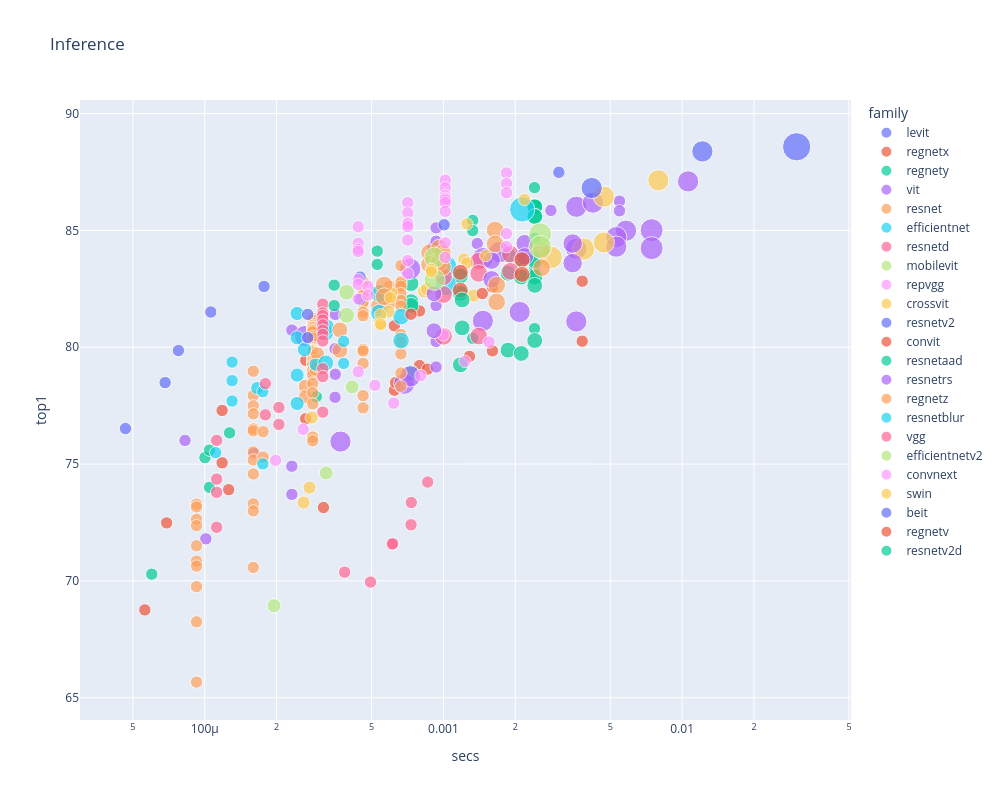

Write notebook code for a chart like this one.
### Code cell
show_all(df, 'Inference', 'infer_img_size')

### Figure 1 — Plotly figure (JSON) as saved in the notebook; plotly's stock layout.template omitted (floating-point values rounded to 4 significant figures)
{"data": [{"customdata": [[224], [224], [224], [224], [224]], "hovertemplate": "<b>%{hovertext}</b><br><br>family=levit<br>secs=%{x}<br>top1=%{y}<br>size=%{marker.size}<br>infer_img_size=%{customdata[0]}<extra></extra>", "hovertext": ["levit_128s.fb_dist_in1k", "levit_128.fb_dist_in1k", "levit_192.fb_dist_in1k", "levit_256.fb_dist_in1k", "levit_384.fb_dist_in1k"], "legendgroup": "levit", "marker": {"color": "#636efa", "size": [50176, 50176, 50176, 50176, 50176], "sizemode": "area", "sizeref": 655.4, "symbol": "circle"}, "mode": "markers", "name": "levit", "orientation": "v", "showlegend": true, "type": "scatter", "x": [4.654e-05, 6.822e-05, 7.756e-05, 0.000106, 0.0001772], "xaxis": "x", "y": [76.52, 78.49, 79.86, 81.51, 82.6], "yaxis": "y"}, {"customdata": [[224], [224], [224], [224], [224], [224], [224], [224], [224], [224], [224], [224], [224], [224], [224], [224], [224], [224]], "hovertemplate": "<b>%{hovertext}</b><br><br>family=regnetx<br>secs=%{x}<br>top1=%{y}<br>size=%{marker.size}<br>infer_img_size=%{customdata[0]}<extra></extra>", "hovertext": ["regnetx_002.pycls_in1k", "regnetx_004.pycls_in1k", "regnetx_008.tv2_in1k", "regnetx_008.pycls_in1k", "regnetx_006.pycls_in1k", "regnetx_016.tv2_in1k", "regnetx_016.pycls_in1k", "regnetx_032.tv2_in1k", "regnetx_032.pycls_in1k", "regnetx_040.pycls_in1k", "regnetx_080.tv2_in1k", "regnetx_080.pycls_in1k", "regnetx_064.pycls_in1k", "regnetx_120.pycls_in1k", "regnetx_160.tv2_in1k", "regnetx_160.pycls_in1k", "regnetx_320.tv2_in1k", "regnetx_320.pycls_in1k"], "legendgroup": "regnetx", "marker": {"color": "#EF553B", "size": [50176, 50176, 50176, 50176, 50176, 50176, 50176, 50176, 50176, 50176, 50176, 50176, 50176, 50176, 50176, 50176, 50176, 50176], "sizemode": "area", "sizeref": 655.4, "symbol": "circle"}, "mode": "markers", "name": "regnetx", "orientation": "v", "showlegend": true, "type": "scatter", "x": [5.611e-05, 6.925e-05, 0.0001182, 0.0001182, 0.000126, 0.0002648, 0.0002648, 0.0006228, 0.0006228, 0.0006304, 0.0007939, 0.0007939, 0.0008572, 0.001285, 0.001604, 0.001604, 0.003813, 0.003813], "xaxis": "x", "y": [68.76, 72.48, 77.29, 75.05, 73.9, 79.44, 76.94, 80.92, 78.16, 78.49, 81.55, 79.21, 79.06, 79.61, 82.57, 79.84, 82.82, 80.26], "yaxis": "y"}, {"customdata": [[224], [224], [224], [224], [224], [224], [224], [288], [288], [288], [288], [288], [288], [288], [224], [224], [224], [288], [288], [288], [288], [288], [288], [224], [224], [224], [224], [224], [288], [288], [288], [288], [288], [288], [288], [288], [288], [288]], "hovertemplate": "<b>%{hovertext}</b><br><br>family=regnety<br>secs=%{x}<br>top1=%{y}<br>size=%{marker.size}<br>infer_img_size=%{customdata[0]}<extra></extra>", "hovertext": ["regnety_002.pycls_in1k", "regnety_006.pycls_in1k", "regnety_004.tv2_in1k", "regnety_004.pycls_in1k", "regnety_008.pycls_in1k", "regnety_016.tv2_in1k", "regnety_016.pycls_in1k", "regnety_032.ra_in1k", "regnety_032.ra_in1k", "regnety_032.tv2_in1k", "regnety_032.pycls_in1k", "regnety_040.ra3_in1k", "regnety_040.ra3_in1k", "regnety_040.pycls_in1k", "regnety_120.sw_in12k_ft_in1k", "regnety_120.sw_in12k_ft_in1k", "regnety_120.pycls_in1k", "regnety_080.ra3_in1k", "regnety_080.ra3_in1k", "regnety_080.pycls_in1k", "regnety_064.ra3_in1k", "regnety_064.ra3_in1k", "regnety_064.pycls_in1k", "regnety_320.swag_ft_in1k", "regnety_320.swag_lc_in1k", "regnety_320.seer_ft_in1k", "regnety_320.tv2_in1k", "regnety_320.pycls_in1k", "regnety_160.sw_in12k_ft_in1k", "regnety_160.swag_ft_in1k", "regnety_160.lion_in12k_ft_in1k", "regnety_160.lion_in12k_ft_in1k", "regnety_160.sw_in12k_ft_in1k", "regnety_160.swag_lc_in1k", "regnety_160.deit_in1k", "regnety_160.deit_in1k", "regnety_160.tv2_in1k", "regnety_160.pycls_in1k"], "legendgroup": "regnety", "marker": {"color": "#00cc96", "size": [50176, 50176, 50176, 50176, 50176, 50176, 50176, 82944, 82944, 82944, 82944, 82944, 82944, 82944, 50176, 50176, 50176, 82944, 82944, 82944, 82944, 82944, 82944, 50176, 50176, 50176, 50176, 50176, 82944, 82944, 82944, 82944, 82944, 82944, 82944, 82944, 82944, 82944], "sizemode": "area", "sizeref": 655.4, "symbol": "circle"}, "mode": "markers", "name": "regnety", "orientation": "v", "showlegend": true, "type": "scatter", "x": [5.998e-05, 0.0001002, 0.0001047, 0.0001047, 0.000127, 0.0002934, 0.0002934, 0.0007311, 0.0007311, 0.0007311, 0.0007311, 0.001177, 0.001177, 0.001177, 0.001326, 0.001326, 0.001326, 0.001864, 0.001864, 0.001864, 0.002119, 0.002119, 0.002119, 0.002408, 0.002408, 0.002408, 0.002408, 0.002408, 0.002413, 0.002413, 0.002413, 0.002413, 0.002413, 0.002413, 0.002413, 0.002413, 0.002413, 0.002413], "xaxis": "x", "y": [70.29, 75.27, 75.59, 74.0, 76.33, 80.67, 77.88, 82.72, 81.95, 81.79, 78.9, 83.05, 82.31, 79.25, 85.43, 84.99, 80.38, 83.94, 83.17, 79.87, 83.72, 83.01, 79.73, 86.83, 84.65, 83.32, 83.17, 80.8, 86.03, 86.02, 86.0, 85.6, 85.6, 83.81, 83.7, 83.0, 82.65, 80.28], "yaxis": "y"}, {"customdata": [[224], [224], [224], [224], [224], [224], [384], [224], [224], [384], [224], [384], [384], [384], [224], [224], [224], [224], [224], [224], [224], [384], [384], [384], [384], [224], [384], [384], [384], [384], [224], [224], [384], [384]], "hovertemplate": "<b>%{hovertext}</b><br><br>family=vit<br>secs=%{x}<br>top1=%{y}<br>size=%{marker.size}<br>infer_img_size=%{customdata[0]}<extra></extra>", "hovertext": ["vit_small_patch32_224.augreg_in21k_ft_in1k", "vit_tiny_r_s16_p8_224.augreg_in21k_ft_in1k", "vit_tiny_patch16_224.augreg_in21k_ft_in1k", "vit_base_patch32_224.augreg_in21k_ft_in1k", "vit_base_patch32_224.augreg_in1k", "vit_base_patch32_224.sam_in1k", "vit_small_patch32_384.augreg_in21k_ft_in1k", "vit_small_patch16_224.augreg_in21k_ft_in1k", "vit_small_patch16_224.augreg_in1k", "vit_tiny_r_s16_p8_384.augreg_in21k_ft_in1k", "vit_small_r26_s32_224.augreg_in21k_ft_in1k", "vit_tiny_patch16_384.augreg_in21k_ft_in1k", "vit_base_patch32_384.augreg_in21k_ft_in1k", "vit_base_patch32_384.augreg_in1k", "vit_base_patch16_224_miil.in21k_ft_in1k", "vit_base_patch16_224.augreg2_in21k_ft_in1k", "vit_base_patch16_224.augreg_in21k_ft_in1k", "vit_base_patch16_224.orig_in21k_ft_in1k", "vit_base_patch16_224.sam_in1k", "vit_base_patch16_224.augreg_in1k", "vit_large_r50_s32_224.augreg_in21k_ft_in1k", "vit_small_patch16_384.augreg_in21k_ft_in1k", "vit_small_patch16_384.augreg_in1k", "vit_small_r26_s32_384.augreg_in21k_ft_in1k", "vit_large_patch32_384.orig_in21k_ft_in1k", "vit_large_patch16_224.augreg_in21k_ft_in1k", "vit_base_patch16_384.augreg_in21k_ft_in1k", "vit_base_patch16_384.orig_in21k_ft_in1k", "vit_base_patch16_384.augreg_in1k", "vit_large_r50_s32_384.augreg_in21k_ft_in1k", "vit_base_patch8_224.augreg2_in21k_ft_in1k", "vit_base_patch8_224.augreg_in21k_ft_in1k", "vit_base_r50_s16_384.orig_in21k_ft_in1k", "vit_large_patch16_384.augreg_in21k_ft_in1k"], "legendgroup": "vit", "marker": {"color": "#ab63fa", "size": [50176, 50176, 50176, 50176, 50176, 50176, 147456, 50176, 50176, 147456, 50176, 147456, 147456, 147456, 50176, 50176, 50176, 50176, 50176, 50176, 50176, 147456, 147456, 147456, 147456, 50176, 147456, 147456, 147456, 147456, 50176, 50176, 147456, 147456], "sizemode": "area", "sizeref": 655.4, "symbol": "circle"}, "mode": "markers", "name": "vit", "orientation": "v", "showlegend": true, "type": "scatter", "x": [8.265e-05, 0.0001011, 0.0001607, 0.0002317, 0.0002317, 0.0002317, 0.000263, 0.0003523, 0.0003523, 0.0003703, 0.0005623, 0.0006846, 0.0007258, 0.0007258, 0.0009018, 0.0009316, 0.0009316, 0.0009316, 0.0009316, 0.0009316, 0.001386, 0.001463, 0.001463, 0.001715, 0.002086, 0.00282, 0.003603, 0.003603, 0.003603, 0.004232, 0.005465, 0.005465, 0.005822, 0.01059], "xaxis": "x", "y": [76.01, 71.8, 75.45, 80.73, 74.91, 73.7, 80.48, 81.4, 78.84, 75.96, 81.86, 78.44, 83.36, 78.75, 84.28, 85.11, 84.53, 81.78, 80.25, 79.15, 84.43, 83.81, 81.13, 84.07, 81.51, 85.86, 86.01, 84.21, 81.1, 86.19, 86.25, 85.84, 84.99, 87.1], "yaxis": "y"}, {"customdata": [[224], [224], [224], [224], [224], [224], [224], [224], [224], [224], [224], [224], [224], [224], [224], [224], [224], [224], [224], [224], [224], [224], [224], [224], [256], [256], [224], [224], [224], [224], [224], [224], [224], [224], [224], [224], [224], [224], [224], [224], [224], [224], [224], [224], [224], [224], [224], [224], [224], [224], [224], [224], [224], [224], [224], [224], [224], [256], [256], [256], [256], [224], [224], [224], [224], [224], [224], [224], [224], [224], [224], [224], [224], [288], [288], [288], [288], [224], [224], [224], [224], [224], [224], [224], [224], [224], [224], [224], [224]], "hovertemplate": "<b>%{hovertext}</b><br><br>family=resnet<br>secs=%{x}<br>top1=%{y}<br>size=%{marker.size}<br>infer_img_size=%{customdata[0]}<extra></extra>", "hovertext": ["resnet18.fb_swsl_ig1b_ft_in1k", "resnet18.a1_in1k", "resnet18.fb_ssl_yfcc100m_ft_in1k", "resnet18.a2_in1k", "resnet18.a1_in1k", "resnet18.gluon_in1k", "resnet18.a2_in1k", "resnet18.tv_in1k", "resnet18.a3_in1k", "resnet18.a3_in1k", "resnet34.ra4_e3600_r224_in1k", "resnet34.a1_in1k", "resnet34.ra4_e3600_r224_in1k", "resnet34.a2_in1k", "resnet34.bt_in1k", "resnet34.a1_in1k", "resnet34.a2_in1k", "resnet34.bt_in1k", "resnet34.gluon_in1k", "resnet34.tv_in1k", "resnet34.a3_in1k", "resnet34.a3_in1k", "resnet26.bt_in1k", "resnet26.bt_in1k", "resnet26t.ra2_in1k", "resnet26t.ra2_in1k", "resnet50.a1_in1k", "resnet50.fb_swsl_ig1b_ft_in1k", "resnet50.d_in1k", "resnet50.c1_in1k", "resnet50.c2_in1k", "resnet50.tv2_in1k", "resnet50.a2_in1k", "resnet50.b1k_in1k", "resnet50.a1h_in1k", "resnet50.b2k_in1k", "resnet50.a1_in1k", "resnet50.ram_in1k", "resnet50.d_in1k", "resnet50.c2_in1k", "resnet50.ra_in1k", "resnet50.a2_in1k", "resnet50.c1_in1k", "resnet50.bt_in1k", "resnet50.b1k_in1k", "resnet50.tv2_in1k", "resnet50.b2k_in1k", "resnet50.a1h_in1k", "resnet50.fb_ssl_yfcc100m_ft_in1k", "resnet50.ram_in1k", "resnet50.am_in1k", "resnet50.ra_in1k", "resnet50.bt_in1k", "resnet50.a3_in1k", "resnet50.gluon_in1k", "resnet50.tv_in1k", "resnet50.a3_in1k", "resnet32ts.ra2_in1k", "resnet32ts.ra2_in1k", "resnet33ts.ra2_in1k", "resnet33ts.ra2_in1k", "resnet101.a1h_in1k", "resnet101.a1_in1k", "resnet101.a2_in1k", "resnet101.a1h_in1k", "resnet101.tv2_in1k", "resnet101.a1_in1k", "resnet101.a2_in1k", "resnet101.tv2_in1k", "resnet101.a3_in1k", "resnet101.gluon_in1k", "resnet101.a3_in1k", "resnet101.tv_in1k", "resnet51q.ra2_in1k", "resnet51q.ra2_in1k", "resnet61q.ra2_in1k", "resnet61q.ra2_in1k", "resnet152.a1h_in1k", "resnet152.a1h_in1k", "resnet152.a1_in1k", "resnet152.a2_in1k", "resnet152.tv2_in1k", "resnet152.a1_in1k", "resnet152.a2_in1k", "resnet152.a3_in1k", "resnet152.tv2_in1k", "resnet152.gluon_in1k", "resnet152.a3_in1k", "resnet152.tv_in1k"], "legendgroup": "resnet", "marker": {"color": "#FFA15A", "size": [50176, 50176, 50176, 50176, 50176, 50176, 50176, 50176, 50176, 50176, 50176, 50176, 50176, 50176, 50176, 50176, 50176, 50176, 50176, 50176, 50176, 50176, 50176, 50176, 65536, 65536, 50176, 50176, 50176, 50176, 50176, 50176, 50176, 50176, 50176, 50176, 50176, 50176, 50176, 50176, 50176, 50176, 50176, 50176, 50176, 50176, 50176, 50176, 50176, 50176, 50176, 50176, 50176, 50176, 50176, 50176, 50176, 65536, 65536, 65536, 65536, 50176, 50176, 50176, 50176, 50176, 50176, 50176, 50176, 50176, 50176, 50176, 50176, 82944, 82944, 82944, 82944, 50176, 50176, 50176, 50176, 50176, 50176, 50176, 50176, 50176, 50176, 50176, 50176], "sizemode": "area", "sizeref": 655.4, "symbol": "circle"}, "mode": "markers", "name": "resnet", "orientation": "v", "showlegend": true, "type": "scatter", "x": [9.237e-05, 9.237e-05, 9.237e-05, 9.237e-05, 9.237e-05, 9.237e-05, 9.237e-05, 9.237e-05, 9.237e-05, 9.237e-05, 0.0001597, 0.0001597, 0.0001597, 0.0001597, 0.0001597, 0.0001597, 0.0001597, 0.0001597, 0.0001597, 0.0001597, 0.0001597, 0.0001597, 0.0001756, 0.0001756, 0.0002639, 0.0002639, 0.0002834, 0.0002834, 0.0002834, 0.0002834, 0.0002834, 0.0002834, 0.0002834, 0.0002834, 0.0002834, 0.0002834, 0.0002834, 0.0002834, 0.0002834, 0.0002834, 0.0002834, 0.0002834, 0.0002834, 0.0002834, 0.0002834, 0.0002834, 0.0002834, 0.0002834, 0.0002834, 0.0002834, 0.0002834, 0.0002834, 0.0002834, 0.0002834, 0.0002834, 0.0002834, 0.0002834, 0.0002929, 0.0002929, 0.0002967, 0.0002967, 0.0004606, 0.0004606, 0.0004606, 0.0004606, 0.0004606, 0.0004606, 0.0004606, 0.0004606, 0.0004606, 0.0004606, 0.0004606, 0.0004606, 0.0005349, 0.0005349, 0.000596, 0.000596, 0.0006634, 0.0006634, 0.0006634, 0.0006634, 0.0006634, 0.0006634, 0.0006634, 0.0006634, 0.0006634, 0.0006634, 0.0006634, 0.0006634], "xaxis": "x", "y": [73.29, 73.16, 72.64, 72.36, 71.5, 70.84, 70.63, 69.75, 68.25, 65.67, 78.97, 77.93, 77.49, 77.15, 76.51, 76.42, 75.52, 75.18, 74.57, 73.3, 73.0, 70.58, 76.38, 75.3, 78.33, 77.88, 81.24, 81.15, 81.01, 80.93, 80.86, 80.85, 80.77, 80.71, 80.65, 80.47, 80.38, 79.98, 79.9, 79.87, 79.86, 79.83, 79.77, 79.65, 79.56, 79.43, 79.39, 79.26, 79.25, 79.03, 79.0, 78.82, 78.44, 78.05, 77.58, 76.16, 75.99, 79.39, 79.05, 79.71, 79.22, 82.8, 82.33, 82.22, 81.95, 81.91, 81.49, 81.34, 79.91, 79.84, 79.31, 77.93, 77.4, 82.36, 81.77, 82.53, 81.97, 83.49, 82.82, 82.74, 82.61, 82.29, 82.0, 81.76, 80.55, 80.22, 79.71, 78.9, 78.33], "yaxis": "y"}, {"customdata": [[224], [224], [224], [224], [240], [224], [224], [256], [256], [256], [256], [260], [240], [288], [288], [300], [320], [320], [300], [300], [384], [384], [456]], "hovertemplate": "<b>%{hovertext}</b><br><br>family=efficientnet<br>secs=%{x}<br>top1=%{y}<br>size=%{marker.size}<br>infer_img_size=%{customdata[0]}<extra></extra>", "hovertext": ["efficientnet_lite0.ra_in1k", "efficientnet_b0.ra4_e3600_r224_in1k", "efficientnet_b0.ra4_e3600_r224_in1k", "efficientnet_b0.ra_in1k", "efficientnet_b1_pruned.in1k", "efficientnet_es.ra_in1k", "efficientnet_es_pruned.in1k", "efficientnet_b1.ra4_e3600_r240_in1k", "efficientnet_b1.ra4_e3600_r240_in1k", "efficientnet_b1.ft_in1k", "efficientnet_b1.ft_in1k", "efficientnet_b2_pruned.in1k", "efficientnet_em.ra2_in1k", "efficientnet_b2.ra_in1k", "efficientnet_b2.ra_in1k", "efficientnet_b3_pruned.in1k", "efficientnet_b3.ra2_in1k", "efficientnet_b3.ra2_in1k", "efficientnet_el.ra_in1k", "efficientnet_el_pruned.in1k", "efficientnet_b4.ra2_in1k", "efficientnet_b4.ra2_in1k", "efficientnet_b5.sw_in12k_ft_in1k"], "legendgroup": "efficientnet", "marker": {"color": "#19d3f3", "size": [50176, 50176, 50176, 50176, 57600, 50176, 50176, 65536, 65536, 65536, 65536, 67600, 57600, 82944, 82944, 90000, 102400, 102400, 90000, 90000, 147456, 147456, 207936], "sizemode": "area", "sizeref": 655.4, "symbol": "circle"}, "mode": "markers", "name": "efficientnet", "orientation": "v", "showlegend": true, "type": "scatter", "x": [0.0001111, 0.0001302, 0.0001302, 0.0001302, 0.000166, 0.0001751, 0.0001751, 0.0002438, 0.0002438, 0.0002438, 0.0002438, 0.0002617, 0.0002912, 0.0003212, 0.0003212, 0.0003228, 0.0005396, 0.0005396, 0.0006642, 0.0006644, 0.001026, 0.001026, 0.002138], "xaxis": "x", "y": [75.49, 79.36, 78.57, 77.7, 78.25, 78.1, 75.01, 81.44, 80.4, 78.81, 77.59, 79.9, 79.26, 80.61, 79.32, 80.86, 82.3, 81.47, 81.31, 80.28, 83.47, 82.66, 85.89], "yaxis": "y"}, {"customdata": [[224], [224], [224], [224], [224], [224], [224], [224], [224], [224], [224], [224], [224], [224], [224], [224], [224], [224], [224], [320], [320], [320], [320], [320], [320], [320], [320]], "hovertemplate": "<b>%{hovertext}</b><br><br>family=resnetd<br>secs=%{x}<br>top1=%{y}<br>size=%{marker.size}<br>infer_img_size=%{customdata[0]}<extra></extra>", "hovertext": ["resnet18d.ra4_e3600_r224_in1k", "resnet18d.ra4_e3600_r224_in1k", "resnet18d.ra2_in1k", "resnet18d.ra2_in1k", "resnet34d.ra2_in1k", "resnet34d.ra2_in1k", "resnet26d.bt_in1k", "resnet26d.bt_in1k", "resnet50d.ra4_e3600_r224_in1k", "resnet50d.a1_in1k", "resnet50d.ra2_in1k", "resnet50d.a2_in1k", "resnet50d.ra4_e3600_r224_in1k", "resnet50d.a1_in1k", "resnet50d.ra2_in1k", "resnet50d.a2_in1k", "resnet50d.gluon_in1k", "resnet50d.a3_in1k", "resnet50d.a3_in1k", "resnet101d.ra2_in1k", "resnet101d.ra2_in1k", "resnet101d.gluon_in1k", "resnet152d.ra2_in1k", "resnet152d.ra2_in1k", "resnet152d.gluon_in1k", "resnet200d.ra2_in1k", "resnet200d.ra2_in1k"], "legendgroup": "resnetd", "marker": {"color": "#FF6692", "size": [50176, 50176, 50176, 50176, 50176, 50176, 50176, 50176, 50176, 50176, 50176, 50176, 50176, 50176, 50176, 50176, 50176, 50176, 50176, 102400, 102400, 102400, 102400, 102400, 102400, 102400, 102400], "sizemode": "area", "sizeref": 655.4, "symbol": "circle"}, "mode": "markers", "name": "resnetd", "orientation": "v", "showlegend": true, "type": "scatter", "x": [0.0001122, 0.0001122, 0.0001122, 0.0001122, 0.0001795, 0.0001795, 0.0002045, 0.0002045, 0.0003124, 0.0003124, 0.0003124, 0.0003124, 0.0003124, 0.0003124, 0.0003124, 0.0003124, 0.0003124, 0.0003124, 0.0003124, 0.001001, 0.001001, 0.001001, 0.001405, 0.001405, 0.001405, 0.001907, 0.001907], "xaxis": "x", "y": [76.01, 74.36, 73.79, 72.3, 78.44, 77.11, 77.42, 76.7, 81.84, 81.47, 81.35, 81.16, 80.96, 80.73, 80.55, 80.27, 79.08, 78.74, 77.22, 83.02, 82.25, 80.47, 83.68, 83.16, 80.48, 83.98, 83.25], "yaxis": "y"}, {"customdata": [[256], [256], [256]], "hovertemplate": "<b>%{hovertext}</b><br><br>family=mobilevit<br>secs=%{x}<br>top1=%{y}<br>size=%{marker.size}<br>infer_img_size=%{customdata[0]}<extra></extra>", "hovertext": ["mobilevit_xxs.cvnets_in1k", "mobilevit_xs.cvnets_in1k", "mobilevit_s.cvnets_in1k"], "legendgroup": "mobilevit", "marker": {"color": "#B6E880", "size": [65536, 65536, 65536], "sizemode": "area", "sizeref": 655.4, "symbol": "circle"}, "mode": "markers", "name": "mobilevit", "orientation": "v", "showlegend": true, "type": "scatter", "x": [0.0001951, 0.0003228, 0.0004141], "xaxis": "x", "y": [68.94, 74.62, 78.3], "yaxis": "y"}, {"customdata": [[224], [224], [224], [224], [224], [224], [224], [224]], "hovertemplate": "<b>%{hovertext}</b><br><br>family=repvgg<br>secs=%{x}<br>top1=%{y}<br>size=%{marker.size}<br>infer_img_size=%{customdata[0]}<extra></extra>", "hovertext": ["repvgg_b0.rvgg_in1k", "repvgg_a2.rvgg_in1k", "repvgg_b1.rvgg_in1k", "repvgg_b1g4.rvgg_in1k", "repvgg_b2.rvgg_in1k", "repvgg_b3.rvgg_in1k", "repvgg_b2g4.rvgg_in1k", "repvgg_b3g4.rvgg_in1k"], "legendgroup": "repvgg", "marker": {"color": "#FF97FF", "size": [50176, 50176, 50176, 50176, 50176, 50176, 50176, 50176], "sizemode": "area", "sizeref": 655.4, "symbol": "circle"}, "mode": "markers", "name": "repvgg", "orientation": "v", "showlegend": true, "type": "scatter", "x": [0.0001981, 0.0002585, 0.0005165, 0.0006193, 0.000804, 0.0009982, 0.00123, 0.001553], "xaxis": "x", "y": [75.16, 76.49, 78.37, 77.61, 78.79, 80.53, 79.4, 80.22], "yaxis": "y"}, {"customdata": [[240], [240], [240], [240], [240], [240], [240], [240], [240], [408], [408]], "hovertemplate": "<b>%{hovertext}</b><br><br>family=crossvit<br>secs=%{x}<br>top1=%{y}<br>size=%{marker.size}<br>infer_img_size=%{customdata[0]}<extra></extra>", "hovertext": ["crossvit_tiny_240.in1k", "crossvit_9_240.in1k", "crossvit_9_dagger_240.in1k", "crossvit_small_240.in1k", "crossvit_15_240.in1k", "crossvit_15_dagger_240.in1k", "crossvit_18_240.in1k", "crossvit_18_dagger_240.in1k", "crossvit_base_240.in1k", "crossvit_15_dagger_408.in1k", "crossvit_18_dagger_408.in1k"], "legendgroup": "crossvit", "marker": {"color": "#FECB52", "size": [57600, 57600, 57600, 57600, 57600, 57600, 57600, 57600, 57600, 166464, 166464], "sizemode": "area", "sizeref": 655.4, "symbol": "circle"}, "mode": "markers", "name": "crossvit", "orientation": "v", "showlegend": true, "type": "scatter", "x": [0.0002594, 0.0002747, 0.0002807, 0.0005423, 0.0005881, 0.0006054, 0.0008295, 0.0008531, 0.001338, 0.002824, 0.003859], "xaxis": "x", "y": [73.35, 73.99, 76.99, 81.04, 81.52, 82.3, 82.39, 82.49, 82.21, 83.84, 84.2], "yaxis": "y"}, {"customdata": [[224], [224], [224], [224]], "hovertemplate": "<b>%{hovertext}</b><br><br>family=resnetv2<br>secs=%{x}<br>top1=%{y}<br>size=%{marker.size}<br>infer_img_size=%{customdata[0]}<extra></extra>", "hovertext": ["resnetv2_50.a1h_in1k", "resnetv2_50.a1h_in1k", "resnetv2_101.a1h_in1k", "resnetv2_101.a1h_in1k"], "legendgroup": "resnetv2", "marker": {"color": "#636efa", "size": [50176, 50176, 50176, 50176], "sizemode": "area", "sizeref": 655.4, "symbol": "circle"}, "mode": "markers", "name": "resnetv2", "orientation": "v", "showlegend": true, "type": "scatter", "x": [0.00027, 0.00027, 0.0004473, 0.0004473], "xaxis": "x", "y": [81.41, 80.41, 83.0, 82.04], "yaxis": "y"}, {"customdata": [[224], [224], [224]], "hovertemplate": "<b>%{hovertext}</b><br><br>family=convit<br>secs=%{x}<br>top1=%{y}<br>size=%{marker.size}<br>infer_img_size=%{customdata[0]}<extra></extra>", "hovertext": ["convit_tiny.fb_in1k", "convit_small.fb_in1k", "convit_base.fb_in1k"], "legendgroup": "convit", "marker": {"color": "#EF553B", "size": [50176, 50176, 50176], "sizemode": "area", "sizeref": 655.4, "symbol": "circle"}, "mode": "markers", "name": "convit", "orientation": "v", "showlegend": true, "type": "scatter", "x": [0.0003143, 0.0007307, 0.001454], "xaxis": "x", "y": [73.14, 81.41, 82.3], "yaxis": "y"}, {"customdata": [[224], [224], [224], [224]], "hovertemplate": "<b>%{hovertext}</b><br><br>family=resnetaad<br>secs=%{x}<br>top1=%{y}<br>size=%{marker.size}<br>infer_img_size=%{customdata[0]}<extra></extra>", "hovertext": ["resnetaa50d.sw_in12k_ft_in1k", "resnetaa50d.sw_in12k_ft_in1k", "resnetaa101d.sw_in12k_ft_in1k", "resnetaa101d.sw_in12k_ft_in1k"], "legendgroup": "resnetaad", "marker": {"color": "#00cc96", "size": [50176, 50176, 50176, 50176], "sizemode": "area", "sizeref": 655.4, "symbol": "circle"}, "mode": "markers", "name": "resnetaad", "orientation": "v", "showlegend": true, "type": "scatter", "x": [0.0003485, 0.0003485, 0.0005281, 0.0005281], "xaxis": "x", "y": [82.66, 81.78, 84.11, 83.54], "yaxis": "y"}, {"customdata": [[224], [224], [288], [288], [320], [320], [320], [320], [352], [352], [384], [384], [416], [416]], "hovertemplate": "<b>%{hovertext}</b><br><br>family=resnetrs<br>secs=%{x}<br>top1=%{y}<br>size=%{marker.size}<br>infer_img_size=%{customdata[0]}<extra></extra>", "hovertext": ["resnetrs50.tf_in1k", "resnetrs50.tf_in1k", "resnetrs101.tf_in1k", "resnetrs101.tf_in1k", "resnetrs152.tf_in1k", "resnetrs152.tf_in1k", "resnetrs200.tf_in1k", "resnetrs200.tf_in1k", "resnetrs270.tf_in1k", "resnetrs270.tf_in1k", "resnetrs350.tf_in1k", "resnetrs350.tf_in1k", "resnetrs420.tf_in1k", "resnetrs420.tf_in1k"], "legendgroup": "resnetrs", "marker": {"color": "#ab63fa", "size": [50176, 50176, 82944, 82944, 102400, 102400, 102400, 102400, 123904, 123904, 147456, 147456, 173056, 173056], "sizemode": "area", "sizeref": 655.4, "symbol": "circle"}, "mode": "markers", "name": "resnetrs", "orientation": "v", "showlegend": true, "type": "scatter", "x": [0.0003516, 0.0003516, 0.0009126, 0.0009126, 0.001592, 0.001592, 0.002192, 0.002192, 0.003478, 0.003478, 0.005297, 0.005297, 0.00745, 0.00745], "xaxis": "x", "y": [79.93, 77.86, 82.29, 80.71, 83.71, 82.9, 84.45, 83.88, 84.44, 83.6, 84.71, 84.3, 85.01, 84.24], "yaxis": "y"}, {"customdata": [[288], [288], [320], [320], [320], [320], [320], [320], [320], [320], [320], [320], [320], [320], [320], [320]], "hovertemplate": "<b>%{hovertext}</b><br><br>family=regnetz<br>secs=%{x}<br>top1=%{y}<br>size=%{marker.size}<br>infer_img_size=%{customdata[0]}<extra></extra>", "hovertext": ["regnetz_b16.ra3_in1k", "regnetz_b16.ra3_in1k", "regnetz_c16.ra3_in1k", "regnetz_c16.ra3_in1k", "regnetz_d8.ra3_in1k", "regnetz_d8.ra3_in1k", "regnetz_040.ra3_in1k", "regnetz_040.ra3_in1k", "regnetz_d32.ra3_in1k", "regnetz_d32.ra3_in1k", "regnetz_e8.ra3_in1k", "regnetz_e8.ra3_in1k", "regnetz_c16_evos.ch_in1k", "regnetz_c16_evos.ch_in1k", "regnetz_d8_evos.ch_in1k", "regnetz_d8_evos.ch_in1k"], "legendgroup": "regnetz", "marker": {"color": "#FFA15A", "size": [82944, 82944, 102400, 102400, 102400, 102400, 102400, 102400, 102400, 102400, 102400, 102400, 102400, 102400, 102400, 102400], "sizemode": "area", "sizeref": 655.4, "symbol": "circle"}, "mode": "markers", "name": "regnetz", "orientation": "v", "showlegend": true, "type": "scatter", "x": [0.0003682, 0.0003682, 0.0005641, 0.0005641, 0.0008749, 0.0008749, 0.0009619, 0.0009619, 0.0009902, 0.0009902, 0.001646, 0.001646, 0.001671, 0.001671, 0.00258, 0.00258], "xaxis": "x", "y": [80.74, 79.86, 82.66, 82.16, 84.04, 83.55, 84.24, 83.64, 84.03, 83.43, 85.02, 84.42, 82.66, 81.94, 84.14, 83.4], "yaxis": "y"}, {"customdata": [[224], [224]], "hovertemplate": "<b>%{hovertext}</b><br><br>family=resnetblur<br>secs=%{x}<br>top1=%{y}<br>size=%{marker.size}<br>infer_img_size=%{customdata[0]}<extra></extra>", "hovertext": ["resnetblur50.bt_in1k", "resnetblur50.bt_in1k"], "legendgroup": "resnetblur", "marker": {"color": "#19d3f3", "size": [50176, 50176], "sizemode": "area", "sizeref": 655.4, "symbol": "circle"}, "mode": "markers", "name": "resnetblur", "orientation": "v", "showlegend": true, "type": "scatter", "x": [0.0003818, 0.0003818], "xaxis": "x", "y": [80.25, 79.31], "yaxis": "y"}, {"customdata": [[224], [224], [224], [224], [224], [224], [224]], "hovertemplate": "<b>%{hovertext}</b><br><br>family=vgg<br>secs=%{x}<br>top1=%{y}<br>size=%{marker.size}<br>infer_img_size=%{customdata[0]}<extra></extra>", "hovertext": ["vgg11_bn.tv_in1k", "vgg13.tv_in1k", "vgg13_bn.tv_in1k", "vgg16.tv_in1k", "vgg19.tv_in1k", "vgg16_bn.tv_in1k", "vgg19_bn.tv_in1k"], "legendgroup": "vgg", "marker": {"color": "#FF6692", "size": [50176, 50176, 50176, 50176, 50176, 50176, 50176], "sizemode": "area", "sizeref": 655.4, "symbol": "circle"}, "mode": "markers", "name": "vgg", "orientation": "v", "showlegend": true, "type": "scatter", "x": [0.0003856, 0.0004951, 0.000609, 0.0006127, 0.0007314, 0.0007335, 0.0008591], "xaxis": "x", "y": [70.37, 69.95, 71.56, 71.59, 72.4, 73.35, 74.23], "yaxis": "y"}, {"customdata": [[288], [288], [384], [384], [416], [416]], "hovertemplate": "<b>%{hovertext}</b><br><br>family=efficientnetv2<br>secs=%{x}<br>top1=%{y}<br>size=%{marker.size}<br>infer_img_size=%{customdata[0]}<extra></extra>", "hovertext": ["efficientnetv2_rw_t.ra2_in1k", "efficientnetv2_rw_t.ra2_in1k", "efficientnetv2_rw_s.ra2_in1k", "efficientnetv2_rw_s.ra2_in1k", "efficientnetv2_rw_m.agc_in1k", "efficientnetv2_rw_m.agc_in1k"], "legendgroup": "efficientnetv2", "marker": {"color": "#B6E880", "size": [82944, 82944, 147456, 147456, 173056, 173056], "sizemode": "area", "sizeref": 655.4, "symbol": "circle"}, "mode": "markers", "name": "efficientnetv2", "orientation": "v", "showlegend": true, "type": "scatter", "x": [0.0003929, 0.0003929, 0.0009177, 0.0009177, 0.002543, 0.002543], "xaxis": "x", "y": [82.35, 81.37, 83.83, 82.89, 84.83, 84.3], "yaxis": "y"}, {"customdata": [[224], [224], [224], [224], [224], [224], [224], [224], [224], [224], [224], [224], [224], [224], [224], [224], [224], [224], [224], [224], [224], [224], [224], [224], [224], [224], [224], [224], [224], [224], [224], [224]], "hovertemplate": "<b>%{hovertext}</b><br><br>family=convnext<br>secs=%{x}<br>top1=%{y}<br>size=%{marker.size}<br>infer_img_size=%{customdata[0]}<extra></extra>", "hovertext": ["convnext_tiny.in12k_ft_in1k_384", "convnext_tiny.in12k_ft_in1k", "convnext_tiny.in12k_ft_in1k", "convnext_tiny.fb_in22k_ft_in1k_384", "convnext_tiny.fb_in22k_ft_in1k", "convnext_tiny.fb_in1k", "convnext_tiny.fb_in1k", "convnext_tiny.fb_in22k_ft_in1k", "convnext_tiny_hnf.a2h_in1k", "convnext_tiny_hnf.a2h_in1k", "convnext_small.in12k_ft_in1k_384", "convnext_small.fb_in22k_ft_in1k_384", "convnext_small.in12k_ft_in1k", "convnext_small.fb_in22k_ft_in1k", "convnext_small.in12k_ft_in1k", "convnext_small.fb_in22k_ft_in1k", "convnext_small.fb_in1k", "convnext_small.fb_in1k", "convnext_base.clip_laion2b_augreg_ft_in12k_in1k_384", "convnext_base.fb_in22k_ft_in1k_384", "convnext_base.clip_laiona_augreg_ft_in1k_384", "convnext_base.clip_laion2b_augreg_ft_in12k_in1k", "convnext_base.fb_in22k_ft_in1k", "convnext_base.clip_laion2b_augreg_ft_in1k", "convnext_base.fb_in22k_ft_in1k", "convnext_base.fb_in1k", "convnext_base.fb_in1k", "convnext_large.fb_in22k_ft_in1k_384", "convnext_large.fb_in22k_ft_in1k", "convnext_large.fb_in22k_ft_in1k", "convnext_large.fb_in1k", "convnext_large.fb_in1k"], "legendgroup": "convnext", "marker": {"color": "#FF97FF", "size": [50176, 50176, 50176, 50176, 50176, 50176, 50176, 50176, 50176, 50176, 50176, 50176, 50176, 50176, 50176, 50176, 50176, 50176, 50176, 50176, 50176, 50176, 50176, 50176, 50176, 50176, 50176, 50176, 50176, 50176, 50176, 50176], "sizemode": "area", "sizeref": 655.4, "symbol": "circle"}, "mode": "markers", "name": "convnext", "orientation": "v", "showlegend": true, "type": "scatter", "x": [0.0004395, 0.0004395, 0.0004395, 0.0004395, 0.0004395, 0.0004395, 0.0004395, 0.0004395, 0.0004823, 0.0004823, 0.0007089, 0.0007089, 0.0007089, 0.0007089, 0.0007089, 0.0007089, 0.0007089, 0.0007089, 0.001017, 0.001017, 0.001017, 0.001017, 0.001017, 0.001017, 0.001017, 0.001017, 0.001017, 0.001837, 0.001837, 0.001837, 0.001837, 0.001837], "xaxis": "x", "y": [85.15, 84.45, 84.19, 84.1, 82.9, 82.69, 82.07, 78.95, 82.61, 82.23, 86.19, 85.75, 85.32, 85.28, 85.16, 84.58, 83.7, 83.14, 87.14, 86.83, 86.49, 86.38, 86.3, 86.18, 85.81, 84.47, 83.84, 87.46, 87.01, 86.61, 84.86, 84.3], "yaxis": "y"}, {"customdata": [[224], [224], [224], [224], [224], [224], [224], [224], [224], [224], [384], [384], [384]], "hovertemplate": "<b>%{hovertext}</b><br><br>family=swin<br>secs=%{x}<br>top1=%{y}<br>size=%{marker.size}<br>infer_img_size=%{customdata[0]}<extra></extra>", "hovertext": ["swin_tiny_patch4_window7_224.ms_in1k", "swin_tiny_patch4_window7_224.ms_in22k_ft_in1k", "swin_s3_tiny_224.ms_in1k", "swin_small_patch4_window7_224.ms_in22k_ft_in1k", "swin_small_patch4_window7_224.ms_in1k", "swin_s3_small_224.ms_in1k", "swin_base_patch4_window7_224.ms_in22k_ft_in1k", "swin_base_patch4_window7_224.ms_in1k", "swin_s3_base_224.ms_in1k", "swin_large_patch4_window7_224.ms_in22k_ft_in1k", "swin_base_patch4_window12_384.ms_in22k_ft_in1k", "swin_base_patch4_window12_384.ms_in1k", "swin_large_patch4_window12_384.ms_in22k_ft_in1k"], "legendgroup": "swin", "marker": {"color": "#FECB52", "size": [50176, 50176, 50176, 50176, 50176, 50176, 50176, 50176, 50176, 50176, 147456, 147456, 147456], "sizemode": "area", "sizeref": 655.4, "symbol": "circle"}, "mode": "markers", "name": "swin", "orientation": "v", "showlegend": true, "type": "scatter", "x": [0.000546, 0.000546, 0.0005993, 0.0008899, 0.0008899, 0.001218, 0.001254, 0.001254, 0.001503, 0.002185, 0.0047, 0.0047, 0.00795], "xaxis": "x", "y": [81.39, 80.97, 82.13, 83.33, 83.23, 83.78, 85.28, 83.6, 83.92, 86.32, 86.44, 84.48, 87.14], "yaxis": "y"}, {"customdata": [[224], [224], [384], [384], [512]], "hovertemplate": "<b>%{hovertext}</b><br><br>family=beit<br>secs=%{x}<br>top1=%{y}<br>size=%{marker.size}<br>infer_img_size=%{customdata[0]}<extra></extra>", "hovertext": ["beit_base_patch16_224.in22k_ft_in22k_in1k", "beit_large_patch16_224.in22k_ft_in22k_in1k", "beit_base_patch16_384.in22k_ft_in22k_in1k", "beit_large_patch16_384.in22k_ft_in22k_in1k", "beit_large_patch16_512.in22k_ft_in22k_in1k"], "legendgroup": "beit", "marker": {"color": "#636efa", "size": [50176, 50176, 147456, 147456, 262144], "sizemode": "area", "sizeref": 655.4, "symbol": "circle"}, "mode": "markers", "name": "beit", "orientation": "v", "showlegend": true, "type": "scatter", "x": [0.001006, 0.003045, 0.00418, 0.01216, 0.03018], "xaxis": "x", "y": [85.24, 87.49, 86.81, 88.38, 88.58], "yaxis": "y"}, {"customdata": [[288], [288], [288], [288]], "hovertemplate": "<b>%{hovertext}</b><br><br>family=regnetv<br>secs=%{x}<br>top1=%{y}<br>size=%{marker.size}<br>infer_img_size=%{customdata[0]}<extra></extra>", "hovertext": ["regnetv_040.ra3_in1k", "regnetv_040.ra3_in1k", "regnetv_064.ra3_in1k", "regnetv_064.ra3_in1k"], "legendgroup": "regnetv", "marker": {"color": "#EF553B", "size": [82944, 82944, 82944, 82944], "sizemode": "area", "sizeref": 655.4, "symbol": "circle"}, "mode": "markers", "name": "regnetv", "orientation": "v", "showlegend": true, "type": "scatter", "x": [0.001178, 0.001178, 0.002136, 0.002136], "xaxis": "x", "y": [83.2, 82.44, 83.75, 83.12], "yaxis": "y"}, {"customdata": [[288], [288]], "hovertemplate": "<b>%{hovertext}</b><br><br>family=resnetv2d<br>secs=%{x}<br>top1=%{y}<br>size=%{marker.size}<br>infer_img_size=%{customdata[0]}<extra></extra>", "hovertext": ["resnetv2_50d_evos.ah_in1k", "resnetv2_50d_evos.ah_in1k"], "legendgroup": "resnetv2d", "marker": {"color": "#00cc96", "size": [82944, 82944], "sizemode": "area", "sizeref": 655.4, "symbol": "circle"}, "mode": "markers", "name": "resnetv2d", "orientation": "v", "showlegend": true, "type": "scatter", "x": [0.001198, 0.001198], "xaxis": "x", "y": [82.02, 80.83], "yaxis": "y"}], "layout": {"height": 800, "legend": {"itemsizing": "constant", "title": {"text": "family"}, "tracegroupgap": 0}, "title": {"text": "Inference"}, "width": 1000, "xaxis": {"anchor": "y", "domain": [0, 1], "title": {"text": "secs"}, "type": "log"}, "yaxis": {"anchor": "x", "domain": [0, 1], "title": {"text": "top1"}}}}
